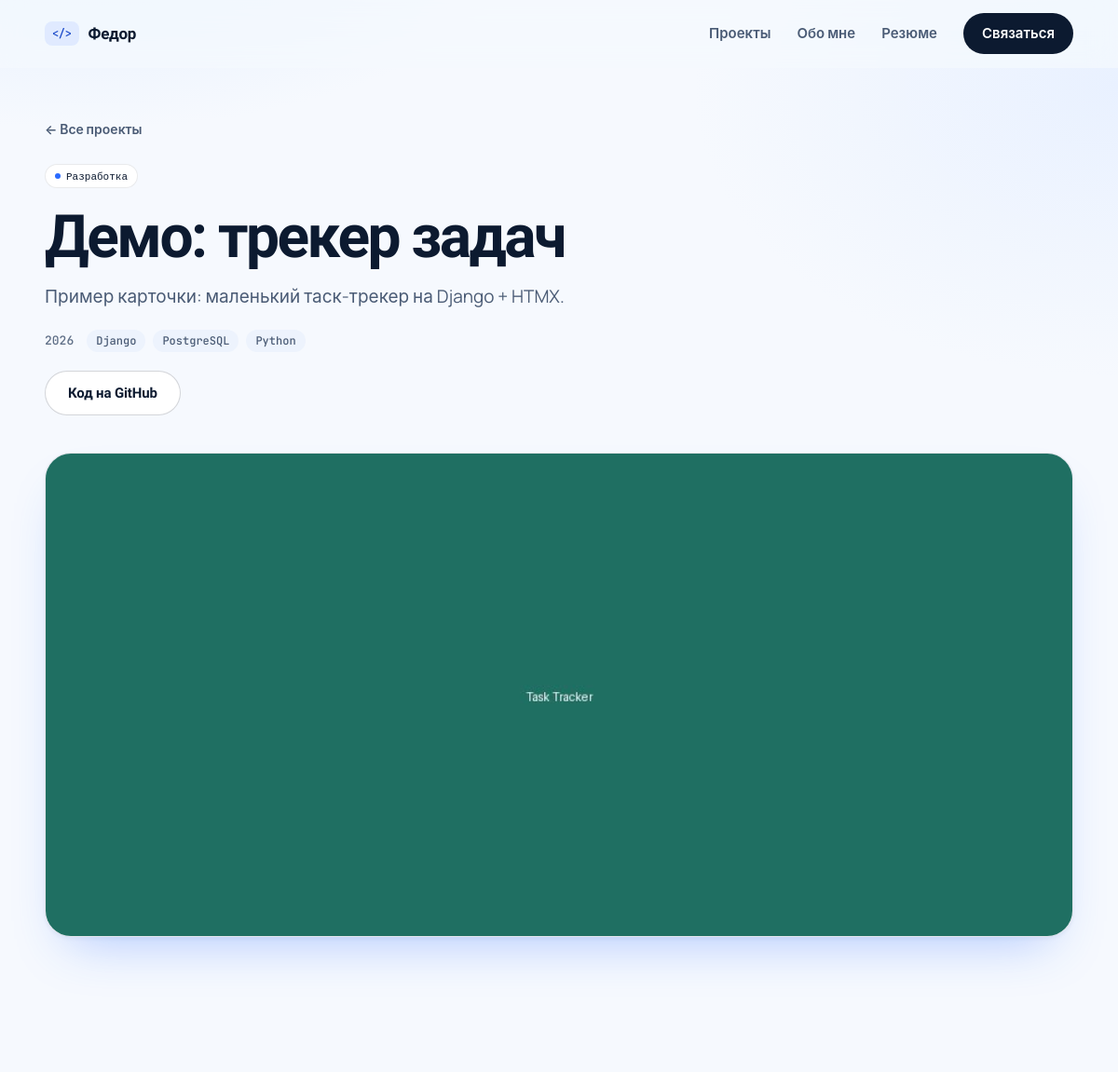
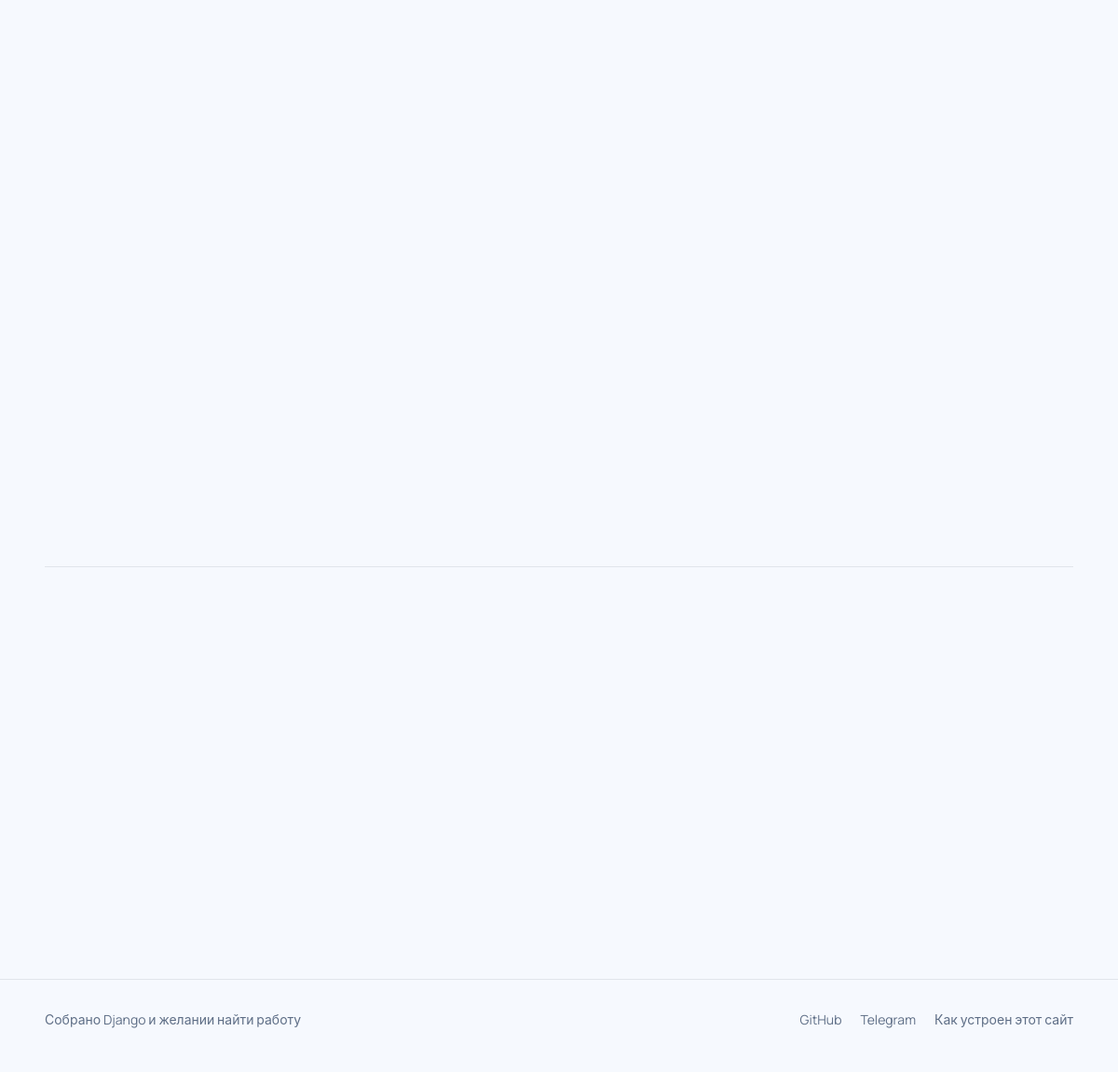
The page /proekt/demo-task-tracker/ on the database its author committed (2 pictures, top to bottom).
### portfolio/models.py (models this page shows, shortened)
class SiteConfig(models.Model):
    owner_name = models.CharField(
        "Имя", max_length=100, default="Твоё Имя",
        help_text="Отображается в шапке и хиро-блоке.",
    )
    role_title = models.CharField(
        "Роль / профессия", max_length=150,
        default="Разработчик и дизайнер",
        help_text='Например: "Python-разработчик" или "Fullstack + UI/UX".',
    )
    hero_tagline = models.TextField(
        "Текст хиро-блока", max_length=400,
        default="Собираю пет-проекты, которые не стыдно показать. "
                "Иногда даже доделываю их до конца.",
    )
    about_text = models.TextField(
        "Текст \"обо мне\"", blank=True,
        default="Расскажи здесь пару абзацев о себе: чем занимаешься, "
                "что любишь в разработке и дизайне, что ищешь.",
    )
    avatar = models.ImageField(
        "Аватар", upload_to="site/", blank=True, null=True,
        help_text="Квадратное изображение хорошо смотрится лучше всего.",
    )
    email = models.EmailField("Почта", blank=True)
    github_url = models.URLField("GitHub", blank=True)
    telegram_url = models.URLField("Telegram", blank=True)
    linkedin_url = models.URLField("LinkedIn", blank=True)
    extra_link_label = models.CharField(
        "Доп. ссылка — подпись", max_length=50, blank=True,
        help_text='Например: "Behance" или "Мой блог".',
    )
    extra_link_url = models.URLField("Доп. ссылка — адрес", blank=True)
    resume_file = models.FileField(
        "Файл резюме (PDF)", upload_to="site/", blank=True, null=True,
    )
    stat1_value = models.CharField("Статистика 1 — число", max_length=20, default="42")
    stat1_label = models.CharField("Статистика 1 — подпись", max_length=60, default="раздавленных багов")
    stat2_value = models.CharField("Статистика 2 — число", max_length=20, default="9000+")
    stat2_label = models.CharField("Статистика 2 — подпись", max_length=60, default="чашек кофе")
    stat3_value = models.CharField("Статистика 3 — число", max_length=20, default="3 AM")
    stat3_label = models.CharField("Статистика 3 — подпись", max_length=60, default="типичное время коммита")
    footer_note = models.CharField(
        "Строка в подвале", max_length=200,
        default="Собрано на чае, Django и лёгком перфекционизме.",
    )
    easter_egg_message = models.CharField(
        "Секретное сообщение (пасхалка)", max_length=200, blank=True,
        default="Ты нашёл(а) секретную комбинацию клавиш. Держи печеньку 🍪",
        help_text="Показывается всплывающей подсказкой на Konami-код "
                   "(↑ ↑ ↓ ↓ ← → ← → B A).",
    )
    class Meta:
        verbose_name = "Настройки сайта"
        verbose_name_plural = "Настройки сайта"
    @classmethod
    def load(cls):
        obj, _ = cls.objects.get_or_create(pk=1)
        return obj

class Project(models.Model):
    CATEGORY_DEV = "dev"
    CATEGORY_DESIGN = "design"
    CATEGORY_CHOICES = [
        (CATEGORY_DEV, "Разработка"),
        (CATEGORY_DESIGN, "Дизайн"),
    ]
    title = models.CharField("Название", max_length=120)
    slug = models.SlugField("Слаг (для ссылки)", max_length=140, unique=True, blank=True)
    category = models.CharField(
        "Категория", max_length=10, choices=CATEGORY_CHOICES, default=CATEGORY_DEV,
    )
    short_description = models.CharField(
        "Короткое описание", max_length=160,
        help_text="Показывается на карточке. 1 короткое предложение.",
    )
    description = models.TextField(
        "Полное описание",
        help_text="Показывается на странице проекта. Обычный текст, "
                   "абзацы можно разделять пустой строкой.",
    )
    cover_image = models.ImageField("Обложка", upload_to="projects/covers/")
    tags = models.ManyToManyField(Tag, verbose_name="Теги / технологии", blank=True, related_name="projects")
    github_url = models.URLField("Ссылка на GitHub", blank=True)
    demo_url = models.URLField("Ссылка на демо / сайт", blank=True)
    year = models.PositiveIntegerField("Год", blank=True, null=True)
    is_featured = models.BooleanField(
        "Избранный проект", default=False,
        help_text="Избранные проекты помечаются звёздочкой и идут первыми.",
    )
    order = models.IntegerField(
        "Порядок", default=0,
        help_text="Чем меньше число — тем выше проект в списке.",
    )
    created_at = models.DateTimeField("Создан", auto_now_add=True)
    updated_at = models.DateTimeField("Обновлён", auto_now=True)
    class Meta:
        verbose_name = "Проект"
        verbose_name_plural = "Проекты"
        ordering = ["-is_featured", "order", "-created_at"]
    def get_absolute_url(self):
        return reverse("portfolio:project_detail", kwargs={"slug": self.slug})
    @property
    def description_paragraphs(self):
        return [p.strip() for p in self.description.split("\n\n") if p.strip()]

class Tag(models.Model):
    name = models.CharField("Название", max_length=40, unique=True)
    slug = models.SlugField("Слаг", max_length=50, unique=True, blank=True)
    class Meta:
        verbose_name = "Тег / технология"
        verbose_name_plural = "Теги / технологии"
        ordering = ["name"]

### portfolio/views.py (the view)
# urls.py: path("proekt/<slug:slug>/", views.ProjectDetailView.as_view(), name="project_detail"),
class ProjectDetailView(DetailView):
    model = Project
    template_name = "portfolio/project_detail.html"
    context_object_name = "project"
    def get_queryset(self):
        return (
            Project.objects.all()
            .prefetch_related("tags", "images", "snippets", "fun_facts")
        )
    def get_context_data(self, **kwargs):
        ctx = super().get_context_data(**kwargs)
        ctx["other_projects"] = (
            Project.objects.exclude(pk=self.object.pk)
            .order_by("?")[:3]
        )
        return ctx

### portfolio/context_processors.py (called while the page is built)
def site_config(request):
    return {"site": SiteConfig.load()}

### portfolio/templates/portfolio/project_detail.html (shortened to what this page needs)
{% extends "portfolio/base.html" %}
{% load static %}
{% block content %}
<article class="project">
    <div class="project__hero wrap">
        <a href="{% url 'portfolio:home' %}#projects" class="back-link">← Все проекты</a>
        <span class="card__category card__category--{{ project.category }}">
            {% if project.category == 'dev' %}Разработка{% else %}Дизайн{% endif %}
        </span>
        <h1 class="project__title">{{ project.title }}</h1>
        <p class="project__short">{{ project.short_description }}</p>
        <div class="project__meta">
            {% if project.year %}<span>{{ project.year }}</span>{% endif %}
            {% if project.tags.all %}
                <div class="project__tags">
                    {% for tag in project.tags.all %}<span class="chip">{{ tag.name }}</span>{% endfor %}
                </div>
            {% endif %}
        </div>
        <div class="project__actions">
            {% if project.github_url %}<a href="{{ project.github_url }}" target="_blank" rel="noopener" class="btn btn--ghost">Код на GitHub</a>{% endif %}
        </div>
        <img src="{{ project.cover_image.url }}" alt="{{ project.title }}" class="project__cover">
    </div>
    <div class="project__body wrap">
        <div class="project__main">
        </div>
    </div>
    {% if other_projects %}
    <section class="more-projects wrap">
        <div class="more-projects__grid">
        </div>
    </section>
    {% endif %}
</article>
{% endblock %}

### portfolio/templates/portfolio/base.html (shortened to what this page needs)
{% load static %}<!DOCTYPE html>
<html lang="ru">
<head>
    <link rel="stylesheet" href="{% static 'portfolio/css/style.css' %}">
</head>
<body>
<header class="site-header">
    <div class="wrap site-header__inner">
        <a href="{% url 'portfolio:home' %}" class="brand">
            <span class="brand__mark">&lt;/&gt;</span>
            <span class="brand__name">{{ site.owner_name }}</span>
        </a>
        <nav class="site-nav">
            <a href="{% url 'portfolio:home' %}#projects">Проекты</a>
            <a href="{% url 'portfolio:home' %}#about">Обо мне</a>
            {% if site.resume_file %}
                <a href="{{ site.resume_file.url }}" target="_blank" rel="noopener">Резюме</a>
            {% endif %}
            <a href="{% url 'portfolio:home' %}#contact" class="site-nav__cta">Связаться</a>
        </nav>
    </div>
</header>
<main>
    {% block content %}{% endblock %}
</main>
<footer class="site-footer">
    <div class="wrap site-footer__inner">
        <p class="site-footer__note">{{ site.footer_note }}</p>
        <div class="site-footer__links">
            {% if site.github_url %}<a href="{{ site.github_url }}" target="_blank" rel="noopener">GitHub</a>{% endif %}
            {% if site.telegram_url %}<a href="{{ site.telegram_url }}" target="_blank" rel="noopener">Telegram</a>{% endif %}
            <a href="{% url 'portfolio:about_site' %}">Как устроен этот сайт</a>
        </div>
    </div>
</footer>
</body>
</html>

### rows shown on the page
SiteConfig: owner_name "Федор", footer_note "Собрано Django и желании найти работу"
Project: title "Демо: трекер задач", short_description "Пример карточки: маленький таск-трекер на Django + HTMX.", year "2026", cover_image (picture)
Tag: name "Django"
Tag: name "PostgreSQL"
Tag: name "Python"
